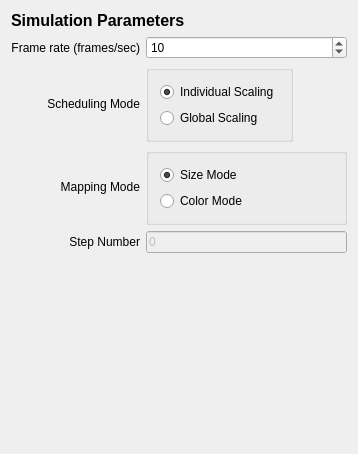
<?xml version="1.0" encoding="UTF-8"?>
<ui version="4.0">
<comment> Begin CVS Header </comment>
<comment>   $Source: /fs/turing/cvs/copasi_dev/copasi/layoutUI/ParaPanel.ui,v $ </comment>
<comment>   $Revision: 1.10 $ </comment>
<comment>   $Name: Build-33 $ </comment>
<comment>   $Author: gauges $ </comment>
<comment>   $Date: 2010/02/02 17:41:01 $ </comment>
<comment> End CVS Header </comment>

<comment> Copyright (C) 2008 by Pedro Mendes, Virginia Tech Intellectual </comment>
<comment> Properties, Inc., EML Research, gGmbH, University of Heidelberg, </comment>
<comment> and The University of Manchester. </comment>
<comment> All rights reserved. </comment>

 <comment> All rights reserved. </comment>
 <class>CQParaPanel</class>
 <widget class="QWidget" name="CQParaPanel">
  <property name="enabled">
   <bool>true</bool>
  </property>
  <property name="geometry">
   <rect>
    <x>0</x>
    <y>0</y>
    <width>358</width>
    <height>454</height>
   </rect>
  </property>
  <property name="sizePolicy">
   <sizepolicy hsizetype="Fixed" vsizetype="Preferred">
    <horstretch>0</horstretch>
    <verstretch>0</verstretch>
   </sizepolicy>
  </property>
  <property name="windowTitle">
   <string>Form1</string>
  </property>
  <layout class="QVBoxLayout">
   <item>
    <layout class="QGridLayout">
     <item row="4" column="1">
      <widget class="QLineEdit" name="mpStepEdit">
       <property name="enabled">
        <bool>false</bool>
       </property>
       <property name="text">
        <string>0</string>
       </property>
      </widget>
     </item>
     <item row="4" column="0">
      <widget class="QLabel" name="mpStepLabel">
       <property name="text">
        <string>Step Number</string>
       </property>
       <property name="alignment">
        <set>Qt::AlignRight|Qt::AlignTrailing|Qt::AlignVCenter</set>
       </property>
       <property name="wordWrap">
        <bool>false</bool>
       </property>
      </widget>
     </item>
     <item row="2" column="1">
      <widget class="QGroupBox" name="mpScalingButtonGroup">
       <property name="sizePolicy">
        <sizepolicy hsizetype="Fixed" vsizetype="Preferred">
         <horstretch>0</horstretch>
         <verstretch>0</verstretch>
        </sizepolicy>
       </property>
       <property name="title">
        <string/>
       </property>
       <layout class="QVBoxLayout">
        <item>
         <widget class="QRadioButton" name="mpIndividScalButton">
          <property name="sizePolicy">
           <sizepolicy hsizetype="Fixed" vsizetype="Fixed">
            <horstretch>0</horstretch>
            <verstretch>0</verstretch>
           </sizepolicy>
          </property>
          <property name="text">
           <string>Individual Scaling</string>
          </property>
          <property name="checked">
           <bool>true</bool>
          </property>
         </widget>
        </item>
        <item>
         <widget class="QRadioButton" name="mpGlobalScalButton">
          <property name="sizePolicy">
           <sizepolicy hsizetype="Fixed" vsizetype="Fixed">
            <horstretch>0</horstretch>
            <verstretch>0</verstretch>
           </sizepolicy>
          </property>
          <property name="text">
           <string>Global Scaling</string>
          </property>
         </widget>
        </item>
       </layout>
      </widget>
     </item>
     <item row="1" column="0">
      <widget class="QLabel" name="mpFrameRateLabel">
       <property name="text">
        <string>Frame rate (frames/sec)</string>
       </property>
       <property name="alignment">
        <set>Qt::AlignRight|Qt::AlignTrailing|Qt::AlignVCenter</set>
       </property>
       <property name="wordWrap">
        <bool>true</bool>
       </property>
       <property name="buddy">
        <cstring>mpSpinBox1</cstring>
       </property>
      </widget>
     </item>
     <item row="2" column="0">
      <widget class="QLabel" name="mpSchedModeLabel">
       <property name="text">
        <string>Scheduling Mode</string>
       </property>
       <property name="alignment">
        <set>Qt::AlignRight|Qt::AlignTrailing|Qt::AlignVCenter</set>
       </property>
       <property name="wordWrap">
        <bool>false</bool>
       </property>
       <property name="buddy">
        <cstring>mpIndividScalButton</cstring>
       </property>
      </widget>
     </item>
     <item row="3" column="0">
      <widget class="QLabel" name="mpSchedModeLabel_2">
       <property name="text">
        <string>Mapping Mode</string>
       </property>
       <property name="alignment">
        <set>Qt::AlignRight|Qt::AlignTrailing|Qt::AlignVCenter</set>
       </property>
       <property name="wordWrap">
        <bool>false</bool>
       </property>
       <property name="buddy">
        <cstring>mpIndividScalButton</cstring>
       </property>
      </widget>
     </item>
     <item row="0" column="0" colspan="2">
      <widget class="QLabel" name="mpParaLabel">
       <property name="font">
        <font>
         <pointsize>12</pointsize>
         <weight>75</weight>
         <bold>true</bold>
        </font>
       </property>
       <property name="text">
        <string>Simulation Parameters</string>
       </property>
       <property name="wordWrap">
        <bool>false</bool>
       </property>
      </widget>
     </item>
     <item row="3" column="1">
      <widget class="QGroupBox" name="mpScalingButtonGroup_2">
       <property name="title">
        <string/>
       </property>
       <layout class="QVBoxLayout">
        <item>
         <widget class="QRadioButton" name="mpSizeModeButton">
          <property name="sizePolicy">
           <sizepolicy hsizetype="Fixed" vsizetype="Fixed">
            <horstretch>0</horstretch>
            <verstretch>0</verstretch>
           </sizepolicy>
          </property>
          <property name="text">
           <string>Size Mode</string>
          </property>
          <property name="checked">
           <bool>true</bool>
          </property>
         </widget>
        </item>
        <item>
         <widget class="QRadioButton" name="mpColorModeButton">
          <property name="sizePolicy">
           <sizepolicy hsizetype="Fixed" vsizetype="Fixed">
            <horstretch>0</horstretch>
            <verstretch>0</verstretch>
           </sizepolicy>
          </property>
          <property name="text">
           <string>Color Mode</string>
          </property>
         </widget>
        </item>
       </layout>
      </widget>
     </item>
     <item row="1" column="1">
      <widget class="QSpinBox" name="mpSpinBox1">
       <property name="minimum">
        <number>1</number>
       </property>
       <property name="maximum">
        <number>50</number>
       </property>
       <property name="value">
        <number>10</number>
       </property>
      </widget>
     </item>
    </layout>
   </item>
   <item>
    <spacer name="mpSpacer1">
     <property name="orientation">
      <enum>Qt::Vertical</enum>
     </property>
     <property name="sizeType">
      <enum>QSizePolicy::Expanding</enum>
     </property>
     <property name="sizeHint" stdset="0">
      <size>
       <width>20</width>
       <height>50</height>
      </size>
     </property>
    </spacer>
   </item>
  </layout>
 </widget>
 <layoutdefault spacing="6" margin="11"/>
 <pixmapfunction>qPixmapFromMimeSource</pixmapfunction>
 <customwidgets>
  <customwidget>
   <class>QGroupBox</class>
   <extends>QGroupBox</extends>
   <header>QGroupBox</header>
   <container>1</container>
  </customwidget>
  <customwidget>
   <class>QGroupBox</class>
   <extends>QGroupBox</extends>
   <header>QGroupBox</header>
   <container>1</container>
  </customwidget>
 </customwidgets>
 <tabstops>
  <tabstop>mpSpinBox1</tabstop>
  <tabstop>mpIndividScalButton</tabstop>
  <tabstop>mpGlobalScalButton</tabstop>
 </tabstops>
 <resources/>
 <connections>
  <connection>
   <sender>mpSpinBox1</sender>
   <signal>valueChanged(int)</signal>
   <receiver>CQParaPanel</receiver>
   <slot>changeFrameRate()</slot>
   <hints>
    <hint type="sourcelabel">
     <x>20</x>
     <y>20</y>
    </hint>
    <hint type="destinationlabel">
     <x>20</x>
     <y>20</y>
    </hint>
   </hints>
  </connection>
  <connection>
   <sender>mpGlobalScalButton</sender>
   <signal>clicked()</signal>
   <receiver>CQParaPanel</receiver>
   <slot>setGlobalScaling()</slot>
   <hints>
    <hint type="sourcelabel">
     <x>20</x>
     <y>20</y>
    </hint>
    <hint type="destinationlabel">
     <x>20</x>
     <y>20</y>
    </hint>
   </hints>
  </connection>
  <connection>
   <sender>mpIndividScalButton</sender>
   <signal>clicked()</signal>
   <receiver>CQParaPanel</receiver>
   <slot>setIndividualScaling()</slot>
   <hints>
    <hint type="sourcelabel">
     <x>20</x>
     <y>20</y>
    </hint>
    <hint type="destinationlabel">
     <x>20</x>
     <y>20</y>
    </hint>
   </hints>
  </connection>
  <connection>
   <sender>mpStepEdit</sender>
   <signal>returnPressed()</signal>
   <receiver>CQParaPanel</receiver>
   <slot>stepEdit_returnPressed()</slot>
   <hints>
    <hint type="sourcelabel">
     <x>20</x>
     <y>20</y>
    </hint>
    <hint type="destinationlabel">
     <x>20</x>
     <y>20</y>
    </hint>
   </hints>
  </connection>
  <connection>
   <sender>mpSizeModeButton</sender>
   <signal>clicked()</signal>
   <receiver>CQParaPanel</receiver>
   <slot>setSizeMode()</slot>
   <hints>
    <hint type="sourcelabel">
     <x>20</x>
     <y>20</y>
    </hint>
    <hint type="destinationlabel">
     <x>20</x>
     <y>20</y>
    </hint>
   </hints>
  </connection>
  <connection>
   <sender>mpColorModeButton</sender>
   <signal>clicked()</signal>
   <receiver>CQParaPanel</receiver>
   <slot>setColorMode()</slot>
   <hints>
    <hint type="sourcelabel">
     <x>20</x>
     <y>20</y>
    </hint>
    <hint type="destinationlabel">
     <x>20</x>
     <y>20</y>
    </hint>
   </hints>
  </connection>
 </connections>
</ui>
